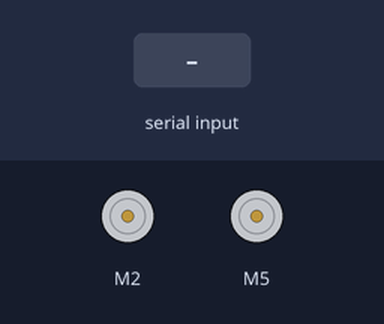
A sketch run on a simulated Arduino Uno, built with avr-gcc and run on an emulated ATmega328P. On the bench: 2 × DC motor (green arrow = forward, orange = backward, longer = faster). The inputs (shaded band) are chosen by the test bench.

Above: at 1.2 s.
1.3 s: "1\n" received over the second serial link
2.8 s: "l,45\n" received over the second serial link
At 3.9 s:
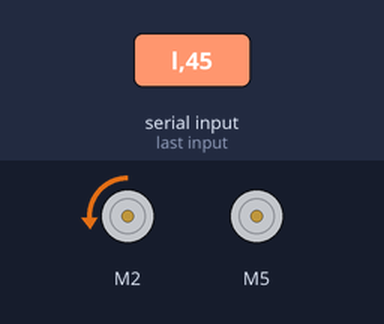
4.3 s: "r,45\n" received over the second serial link
At 5.1 s:
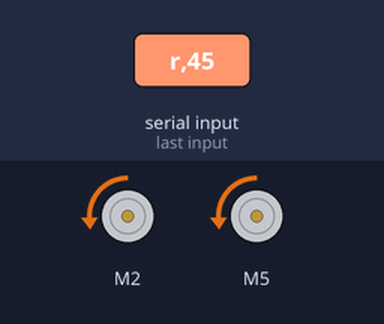
5.8 s: "l90\n" received over the second serial link
At 6.2 s:
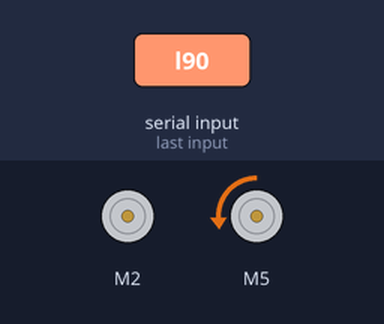
7.3 s: "1,90\n" received over the second serial link
At 8.6 s:
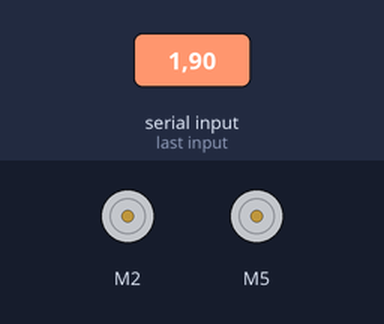
Timing chart, 0 to 9.8 s (numbered marks = the images above; inputs shaded):
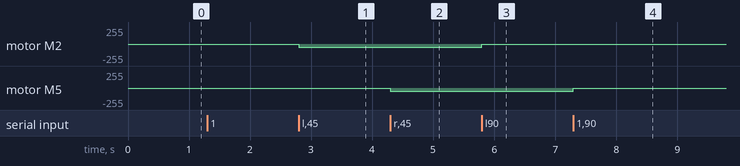

The sketch:

motor_controller.ino
```cpp
#include "BTS7960.h"
#include <SoftwareSerial.h>

//silnik 1
#define ren1 9
#define len1 8
#define lPwm1 2
#define rPwm1 3

//silnik 2
#define ren2 7
#define len2 6
#define lPwm2 5
#define rPwm2 4

//bluetooth
#define btTX 11
#define btRX 10

BTS7960 motorController1(len1, ren1, lPwm1, rPwm1);
BTS7960 motorController2(len2, ren2, lPwm2, rPwm2);
SoftwareSerial bt(btRX, btTX);

char cmd[10]; //tablica do poleceń
char c; //wpisywany znak do tablicy
int cmdIndex = 0; //indeks do tablicy

void setup() {
  Serial.begin(9600);
  bt.begin(9600);
}

void cmdExe()
{
  //ruch lewym sliderem -> silnik 1 przód/tył
  if(cmd[0] == 'l')
  {
    float val = atof(cmd + 2);
    if(val > 0) //jazda w przód
    {
        motorController1.TurnLeft(val);
    }
    else if(val < 0) //jazda w tył
    {
      motorController1.TurnRight(-val);
    }
    else
    {
      motorController1.Stop();
    }
  }
  else if(cmd[0] == '1') //przycisk do zatrzymania silnika 1
  {
    motorController1.Stop();
    motorController1.Disable();
    motorController2.Disable();
  }

  //ruch prawym sliderem -> silnik 2 przód/tył
  if(cmd[0] == 'r')
  {
    float val = atof(cmd + 2);
    if(val > 0) //jazda w przód
    {
      motorController2.TurnLeft(val);
    }
    else if(val < 0) //jazda w tył
    {
      motorController2.TurnRight(-val);
    }
    else
    {
      motorController2.Stop();
    }
  }
  else if(cmd[0] == '1') //przycisk do zatrzymania silnika 1
  {
    motorController2.Stop();
    motorController1.Disable();
    motorController2.Disable();
  }
}

void loop() {
  motorController1.Enable();
  motorController2.Enable();

  //odbieranie poleceń przez bt
  if(bt.available() > 0)
  {
    char c = (char)bt.read();

    if(c == '\n') //jeśli polecenie skończone
    {
      cmd[cmdIndex] = c;
      cmdExe();
      delay(1);
      for(int i = 0; i < cmdIndex; i++)
      {
        cmd[i] = 0;
      }
      cmdIndex = 0;
    }
    else //jeśli polecenie w trakcie
    {
      cmd[cmdIndex] = c;
      if(cmdIndex < 9)
      {
        cmdIndex++;
      }
    }
  }
}
```

Measured:
- after the input at 2.8 s, motor M2: stopped → backward 45/255 at once
- after the input at 4.3 s, motor M5: stopped → backward 45/255 at once
- after the input at 5.8 s, motor M2: backward 45/255 → stopped at once
- after the input at 7.3 s, motor M5: backward 45/255 → stopped at once
